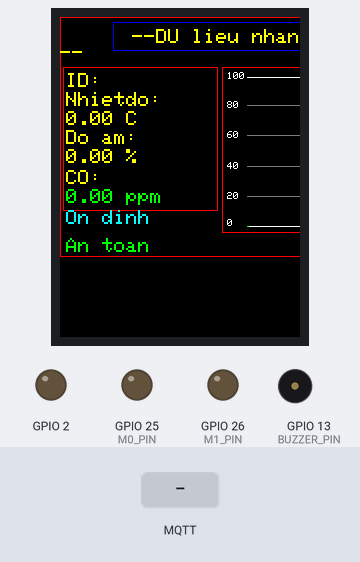
The sketch below on a simulated ESP32. Shown: 240×320 colour display, output pins drawn as LEDs (lit = HIGH), buzzer (waves = sounding, pin HIGH). The inputs (shaded band) are chosen by the test bench. WiFi joins after 1.5 s; servers stay silent unless stated; no MQTT or app messages arrive unless stated; what the sketch prints to the serial monitor is not drawn.

Above: at 2.9 s.
3.0 s: MQTT message "1on" arrives on the first subscribed topic
At 4.2 s:
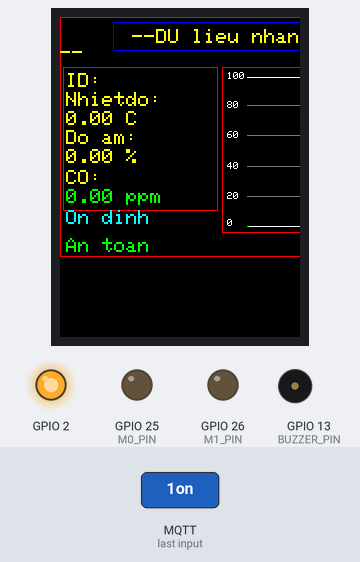
12.0 s: MQTT message "1off" arrives on the first subscribed topic
At 13.1 s:
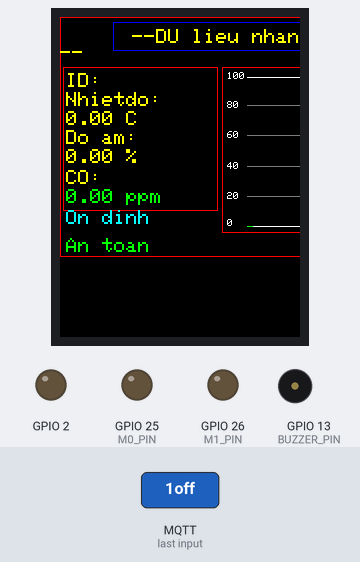
Timing chart, 0 to 15.0 s (numbered marks = the images above; inputs shaded):
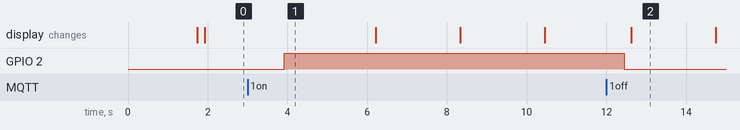

Measured:
- after the input at 3.0 s, GPIO 2: LOW → HIGH after 0.92 s
- after the input at 12.0 s, GPIO 2: HIGH → LOW after 0.45 s

The sketch:

NHAN_MQ7_DHT22.ino
```cpp
#include <HardwareSerial.h>
#include <Adafruit_GFX.h>
#include <Adafruit_ILI9341.h>
#include <WiFi.h>
#include <PubSubClient.h>
#include <WiFiClientSecure.h>
#include <ArduinoJson.h>

HardwareSerial LoRa(2);  // Dùng UART2: RX=16, TX=17
WiFiClientSecure espClient;
PubSubClient client(espClient);

#define TFT_CS   5
#define TFT_DC   22
#define TFT_RST  21
#define TFT_MOSI 23
#define TFT_SCK  18
Adafruit_ILI9341 tft = Adafruit_ILI9341(TFT_CS, TFT_DC, TFT_RST);
#define BUZZER_PIN 13
#define M0_PIN 25
#define M1_PIN 26

const char *ssid = "Mesh_1023";// tên wifi (p505,11112222)(Nokia1280,1122334455667788)(Phong Dien Tu Vien Thong,dtvtthuyloi)(K1-T3,TLU@2024)
const char *password = "thichchepphat";

const char *mqtt_server = "e55a7426310c457a85053f429ac5f440.s1.eu.hivemq.cloud"; // url server mqtt
const int mqtt_port = 8883;
const char *mqtt_username = "dinhhieu";     // mqtt username
const char *mqtt_password = "Dxh22012004@"; // mqtt password


float temperature = 0;
float humidity = 0;
float CO_ppm = 0;
int fireState = 0;
String nodeID = "";

float fireRisk = 0;  // 0 - 100
String fireLevel = "An toan";

#define TREND_SIZE 15
float lichsufireRisk[TREND_SIZE] = {0};
int xuhuongIndex = 0;
int ruirochay;
String fireTrend = "On dinh";
// BIỂU ĐỒ
#define GRAPH_X 162
#define GRAPH_Y 50
#define GRAPH_W 153
#define GRAPH_H 166

#define MAX_POINTS (GRAPH_W - 10)

float dataTemp[MAX_POINTS] = {0};
float dataHumi[MAX_POINTS] = {0};
float dataCO[MAX_POINTS]   = {0};
int pointIndex = 0;

// --- Vẽ trục Y (0-100) và các đường mức ---
void drawGraphGrid() {
  int baseY = GRAPH_Y + GRAPH_H - 1;
  int topY = GRAPH_Y + 1;

  // Dịch nhẹ để số 0–100 không bị cắt khung
  int offsetBottom = 6;  // nâng 0 lên chút
  int offsetTop = 6;     // hạ 100 xuống chút

  tft.setTextSize(1);
  tft.setTextColor(ILI9341_WHITE);

  // Hiển thị các mốc 0,20,40,60,80,100
  for (int val = 0; val <= 100; val += 20) {
    int y = map(val, 0, 100, baseY - offsetBottom, topY + offsetTop);

    // Vẽ đường ngang (không đè lên chữ)
    if (val != 100) { // bỏ qua 100 để vẽ riêng
      if (y > GRAPH_Y + 10 && y < GRAPH_Y + GRAPH_H - 10)
        tft.drawFastHLine(GRAPH_X + 25, y, GRAPH_W - 27, ILI9341_DARKGREY);
    }

    // In giá trị trục Y
    int textY = y - 4;
    if (val == 0) textY -= 3;
    if (val == 100) textY += 2;
    tft.setCursor(GRAPH_X + 5, textY);
    tft.print(val);
  }

  // Vẽ thêm 1 đường ngang trắng tại 100, không đè chữ
  int y100 = map(100, 0, 100, baseY - offsetBottom, topY + offsetTop);
  tft.drawFastHLine(GRAPH_X + 25, y100 + 3, GRAPH_W - 27, ILI9341_WHITE); // +3 để không đè chữ

  // Trục X (sát đáy khung)
  tft.drawFastHLine(GRAPH_X + 25, baseY - offsetBottom, GRAPH_W - 27, ILI9341_WHITE);
}

// --- Cập nhật biểu đồ ---
void updateGraph(float temp, float humi, float co) {
  // Giới hạn dữ liệu
  temp = constrain(temp, 0, 100);
  humi = constrain(humi, 0, 100);
  co   = constrain(co,   0, 100);

  // Lưu dữ liệu vào mảng
  if (pointIndex < MAX_POINTS) {
    dataTemp[pointIndex] = temp;
    dataHumi[pointIndex] = humi;
    dataCO[pointIndex]   = co;
    pointIndex++;
  } else {
    for (int i = 0; i < MAX_POINTS - 1; i++) {
      dataTemp[i] = dataTemp[i + 1];
      dataHumi[i] = dataHumi[i + 1];
      dataCO[i]   = dataCO[i + 1];
    }
    dataTemp[MAX_POINTS - 1] = temp;
    dataHumi[MAX_POINTS - 1] = humi;
    dataCO[MAX_POINTS - 1]   = co;
  }

  // Xóa vùng trong khung (không đụng viền đỏ)
  tft.fillRect(GRAPH_X + 1, GRAPH_Y + 1, GRAPH_W - 2, GRAPH_H - 2, ILI9341_BLACK);

  // Vẽ lại trục & lưới
  drawGraphGrid();

  // Toạ độ cơ bản
  int baseY = GRAPH_Y + GRAPH_H - 7;  // tránh đè trục X
  float scaleY = (float)(GRAPH_H - 20) / 100.0; // tỷ lệ cho 0–100
  int startX = GRAPH_X + 25;  // bắt đầu sau chữ trục Y

  // ⚡ Nếu mới có 1 điểm dữ liệu → vẽ từ (0,0)
  if (pointIndex == 1) {
    int x1 = startX;
    int x2 = startX + 1; // dịch 1px
    int y0 = baseY - (int)(0 * scaleY);  // (0,0)
    int y_t = baseY - (int)(dataTemp[0] * scaleY);
    int y_h = baseY - (int)(dataHumi[0] * scaleY);
    int y_c = baseY - (int)(dataCO[0] * scaleY);

    tft.drawLine(x1, y0, x2, y_t, ILI9341_BLUE);   // nhiệt độ
    tft.drawLine(x1, y0, x2, y_h, ILI9341_RED);    // độ ẩm
    tft.drawLine(x1, y0, x2, y_c, ILI9341_GREEN);  // CO
    return;
  }

  // ⚡ Nếu có nhiều điểm hơn → vẽ liên tục
  for (int i = 1; i < pointIndex; i++) {
    int x1 = startX + i - 1;
    int x2 = startX + i;
    if (x2 >= GRAPH_X + GRAPH_W - 2) break;

    int y1_t = baseY - (int)(dataTemp[i - 1] * scaleY);
    int y2_t = baseY - (int)(dataTemp[i] * scaleY);
    tft.drawLine(x1, y1_t, x2, y2_t, ILI9341_BLUE);

    int y1_h = baseY - (int)(dataHumi[i - 1] * scaleY);
    int y2_h = baseY - (int)(dataHumi[i] * scaleY);
    tft.drawLine(x1, y1_h, x2, y2_h, ILI9341_RED);

    int y1_c = baseY - (int)(dataCO[i - 1] * scaleY);
    int y2_c = baseY - (int)(dataCO[i] * scaleY);
    tft.drawLine(x1, y1_c, x2, y2_c, ILI9341_GREEN);
  }
}
void configLoRa(){
  pinMode(M0_PIN, OUTPUT);
  pinMode(M1_PIN, OUTPUT);
  digitalWrite(M0_PIN, HIGH);
  digitalWrite(M1_PIN, HIGH);
  delay(100);
  Serial.println("⚙️ Đang cấu hình LoRa E32...");

  byte configData[6] = {
    0xC0, // Ghi vĩnh viễn
    0x00, // ADDH
    0x00, // ADDL
    0x1A, // SPED: UART 9600, Air rate 0.3kbps
    0x10, // CHAN = 433 + 0x17 = 446 MHz
    0x07  // OPTION: 20dBm, Transparent mode
  };

  LoRa.write(configData, 6);
  delay(100);
  Serial.println("✅ Đã cấu hình xong LoRa.");

  // Chuyển về chế độ hoạt động
  digitalWrite(M0_PIN, LOW);
  digitalWrite(M1_PIN, LOW);
  delay(100);
}

void WifiSetup()
{
  Serial.println();
  Serial.print("Đang kết nối wifi ");
  Serial.println(ssid);
  WiFi.mode(WIFI_STA);
  WiFi.begin(ssid, password);
  while (WiFi.status() != WL_CONNECTED)
  {
    delay(500);
    Serial.print(".");
  }
  Serial.print("");
  Serial.println("Kết nối Wifi thành công! ");
  Serial.println("Địa chỉ IP: ");
  Serial.print(WiFi.localIP());
}
void callback(char *topic, byte *message, unsigned int length)
{
  String msg;
  for (int i = 0; i < length; i++)
  {
    msg += (char)message[i]; // quét từng ký tự trong tin nhắn
  }
  Serial.print("Nhận tin nhắn từ topic [");
  Serial.print(topic);
  Serial.print("]: ");
  Serial.println(msg);

  if(String(msg)=="1on"){
    digitalWrite(2, HIGH);
  }
  else if(String(msg)=="1off"){
    digitalWrite(2, LOW);
  }
  else if(String(topic)=="rev/led"&&String(msg)=="2on"){
    LoRa.println("2on");

  }
  else if(String(topic)=="rev/led"&&String(msg)=="2off"){
    LoRa.println("2off");
  }
  else if(String(topic)=="rev/led"&&String(msg)=="3on"){
    LoRa.println("3on");
  }
  else if(String(topic)=="rev/led"&&String(msg)=="3off"){
    LoRa.println("3off");
  }
}
void reconnect()
{
  while (!client.connected())
  {
    Serial.println();
    Serial.print("Đang kết nối MQTT...");
    if (client.connect("ESP32Client", mqtt_username, mqtt_password))
    {
      Serial.println("thành công!");
      client.subscribe("rev/led");
    }
    else
    {
      Serial.print("lỗi, rc=");
      Serial.print(client.state());
      Serial.println(" thử lại sau 5s");
      delay(5000);
    }
  }
}

void setup() {
  Serial.begin(9600);
  pinMode(M0_PIN, OUTPUT);
  pinMode(M1_PIN, OUTPUT);
  digitalWrite(M0_PIN, LOW);
  digitalWrite(M1_PIN, LOW);
  delay(50);
  LoRa.begin(9600, SERIAL_8N1, 16, 17);
  WifiSetup();
  espClient.setInsecure();
  client.setServer(mqtt_server, mqtt_port);
  client.setCallback(callback);
  Serial.println("=== LoRa Receiver Ready ===");

  tft.begin();
  tft.setRotation(2);
  drawGraphGrid();//
  pinMode(2,OUTPUT);
  pinMode(BUZZER_PIN, OUTPUT);
  digitalWrite(BUZZER_PIN, LOW);
}
void readLoRa() {
  if (LoRa.available()) {
    String msg = LoRa.readStringUntil('\n');
    msg.trim();

    Serial.println("📥 Dữ liệu JSON nhận: " + msg);

    // Tạo vùng nhớ cho JSON (200 byte là đủ cho payload nhỏ)
    StaticJsonDocument<200> doc;

    // Giải mã JSON
    DeserializationError error = deserializeJson(doc, msg);

    // Kiểm tra lỗi
    if (error) {
      Serial.print("❌ Lỗi parse JSON: ");
      Serial.println(error.f_str());
      return;
    }

    // Đọc các trường JSON
    nodeID      = doc["id"].as<String>();
    humidity    = doc["humidity"].as<float>();
    temperature = doc["temperature"].as<float>();
    CO_ppm      = doc["CO"].as<float>();
    fireState   = doc["fireState"].as<int>();

    // In ra kết quả
    Serial.println("=== 📡 Dữ liệu nhận được ===");
    Serial.println("📌 ID         : " + nodeID);
    Serial.println("🌡 Nhiệt độ   : " + String(temperature, 1) + " °C");
    Serial.println("💧 Độ ẩm      : " + String(humidity, 1) + " %");
    Serial.println("🛑 CO         : " + String(CO_ppm, 1) + " ppm");
    Serial.println("🔥 Trạng thái : " + String(fireState));
    Serial.println("=============================");
  }
}
void mucbaodong(){
  // diem dong gop
  fireRisk = 0;
  fireRisk += map(CO_ppm, 0, 50, 0, 40);// CO tu 0 -> 50ppm -> dong gop 0 ->40 diem (toi da 40 diem)
  fireRisk += map(temperature, 20, 50, 0, 30);// Nhiệt 20-50 băt dau dong gop
  fireRisk += map(100 - humidity, 0, 100, 0, 30); // Độ ẩm thấp điểm càng cao

  if (fireRisk > 100) fireRisk = 100;

  // Phân loại mức độ
  if (fireRisk >= 71) fireLevel = "Cao - Co chay rung";
  else if (fireRisk >= 51) fireLevel = "Trung binh";
  else if (fireRisk >= 31) fireLevel = "Thap";
  else fireLevel = "An toan";
  /*CO: 20 ppM (20*40/50)=16
  T: 31 C [(31-20)*(30-0)/(50-20)+0=11]
  F: 50% [(100-50)*30/100=15
  fireRisk= 16+11+15=42]*/
}
void chiso(){
  lichsufireRisk[xuhuongIndex] = ruirochay;
  xuhuongIndex = (xuhuongIndex + 1) % TREND_SIZE;  // cap nhap gia tri vao mang moi
  // Lay gia tri moi va cu de danh gia xu huong
  float first = lichsufireRisk[xuhuongIndex]; // gia tri cu
  float last = lichsufireRisk[(xuhuongIndex + TREND_SIZE - 1)% TREND_SIZE];
  // Xác định xu hướng và lưu vào biến toàn cục
  if (last - first > 5) fireTrend = "Tang";
  else if (last - first < -5) fireTrend = "Giam";
  else fireTrend = "On dinh";
}

void readTFT() {
  tft.fillScreen(ILI9341_BLACK);
  tft.setTextColor(ILI9341_YELLOW);
  tft.setTextSize(2);

  tft.drawRect(0, 0, 320, 240, ILI9341_RED);
  tft.drawRect(53, 5, 227, 29, ILI9341_BLUE);
  tft.drawRect(3, 50, 155, 144,  ILI9341_RED);
  //tft.drawRect(163, 50, 152, 144,  ILI9341_RED);
  tft.drawRect(162, 50, 153, 166,  ILI9341_RED);

  tft.setCursor(72, 12);
  tft.println("--DU lieu nhan--");
  tft.setCursor(6, 56);
  tft.println("ID:" + nodeID);
  tft.setCursor(6, 75);
  tft.println("Nhietdo:");
  tft.setCursor(6, 94);
  tft.println(String(temperature) + " C");
  tft.setCursor(6, 113);
  tft.println("Do am:");
  tft.setCursor(6, 132);
  tft.println(String(humidity) + " %");
  tft.setCursor(6, 153);
  tft.println("CO:");
  tft.setCursor(6, 172);
  if (CO_ppm >= 15.0){
  tft.setTextColor(ILI9341_RED);
  tft.println(String(CO_ppm) + " ppm");
  } else {
    tft.setTextColor(ILI9341_GREEN);
    tft.println(String(CO_ppm) + " ppm");
  }
  tft.setCursor(6, 221);
  if(fireLevel == "Cao - Co chay rung") tft.setTextColor(ILI9341_RED);
  else if(fireLevel == "Trung binh") tft.setTextColor(ILI9341_YELLOW);
  else if(fireLevel == "Thap") tft.setTextColor(ILI9341_ORANGE);
  else if(fireLevel == "An toan") tft.setTextColor(ILI9341_GREEN);
  tft.println(fireLevel);
  tft.setCursor(6,193 );
  tft.setTextColor(ILI9341_CYAN);
  tft.println(fireTrend);

  // Man 2
  /*tft.setTextColor(ILI9341_BLUE);
  tft.setCursor(166, 56);
  tft.println("ID:" + nodeID);
  tft.setCursor(166, 75);
  tft.println("Nhietdo:");
  tft.setCursor(166, 94);
  tft.println(String(temperature) + " C");
  tft.setCursor(166, 113);
  tft.println("Do am:");
  tft.setCursor(166, 132);
  tft.println(String(humidity) + " %");
  tft.setCursor(166, 153);
  tft.println("CO:");
  tft.setCursor(166, 172);
  tft.println(String(CO_ppm) + " ppm");*/
}
void coiCanhBao(){
  for (int i=0; i<5; i++){
    digitalWrite(BUZZER_PIN,HIGH);
    delay(300);
    digitalWrite(BUZZER_PIN,LOW);
    delay(300);
  }
}
void publishData() {
  String payload = "{";
  payload += "\"id\":\"" + nodeID + "\",";
  payload += "\"temperature\":" + String(temperature, 1) + ",";
  payload += "\"humidity\":" + String(humidity, 1) + ",";
  payload += "\"CO\":" + String(CO_ppm, 1) + ",";
  payload += "\"fireState\":" + String(fireState);
  payload += "}";

  client.publish("rev/data", payload.c_str());
  Serial.println("📤 MQTT gửi: " + payload);
}

void loop() {
    if (!client.connected())
  {
    reconnect();
  }
  readLoRa();
  publishData();
  readTFT();
  mucbaodong();
  chiso();
  updateGraph(temperature, humidity, CO_ppm);
  if (fireState == 1||fireLevel == "Cao - Co chay rung") {
    coiCanhBao();
  }
  //updateGraph(temperature, humidity, CO_ppm);
  delay(2000);
  client.loop();
}
```
